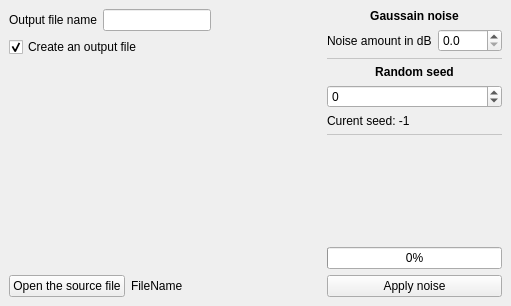
<?xml version="1.0" encoding="UTF-8"?>
<ui version="4.0">
 <class>MainWindow</class>
 <widget class="QMainWindow" name="MainWindow">
  <property name="geometry">
   <rect>
    <x>0</x>
    <y>0</y>
    <width>511</width>
    <height>306</height>
   </rect>
  </property>
  <property name="windowTitle">
   <string>MainWindow</string>
  </property>
  <property name="styleSheet">
   <string notr="true">QMainWindows{
	background-color: &quot;#808080&quot;;
}</string>
  </property>
  <widget class="QWidget" name="centralwidget">
   <property name="styleSheet">
    <string notr="true">QWidget{
	background-color: &quot;#808080&quot;;
}</string>
   </property>
   <layout class="QGridLayout" name="gridLayout_5">
    <item row="0" column="0">
     <layout class="QGridLayout" name="gridLayout_4">
      <item row="2" column="0">
       <layout class="QGridLayout" name="gridLayout">
        <item row="0" column="0">
         <widget class="QPushButton" name="openFile">
          <property name="maximumSize">
           <size>
            <width>160</width>
            <height>16777215</height>
           </size>
          </property>
          <property name="styleSheet">
           <string notr="true">background-color: &quot;#FFFFFF&quot;;</string>
          </property>
          <property name="text">
           <string>Open the source file</string>
          </property>
         </widget>
        </item>
        <item row="0" column="1">
         <widget class="QLabel" name="fileInfo">
          <property name="styleSheet">
           <string notr="true">color: &quot;#FFFFFF&quot;;</string>
          </property>
          <property name="text">
           <string>FileName</string>
          </property>
         </widget>
        </item>
       </layout>
      </item>
      <item row="2" column="1">
       <spacer name="horizontalSpacer">
        <property name="orientation">
         <enum>Qt::Horizontal</enum>
        </property>
        <property name="sizeHint" stdset="0">
         <size>
          <width>40</width>
          <height>20</height>
         </size>
        </property>
       </spacer>
      </item>
      <item row="1" column="0">
       <spacer name="verticalSpacer">
        <property name="orientation">
         <enum>Qt::Vertical</enum>
        </property>
        <property name="sizeHint" stdset="0">
         <size>
          <width>20</width>
          <height>40</height>
         </size>
        </property>
       </spacer>
      </item>
      <item row="0" column="2" rowspan="2">
       <layout class="QVBoxLayout" name="verticalLayout">
        <item>
         <widget class="QLabel" name="label_4">
          <property name="styleSheet">
           <string notr="true">color: &quot;#FFFFFF&quot;;</string>
          </property>
          <property name="text">
           <string>&lt;b&gt;Gaussain noise&lt;/b&gt;</string>
          </property>
          <property name="alignment">
           <set>Qt::AlignCenter</set>
          </property>
         </widget>
        </item>
        <item>
         <layout class="QHBoxLayout" name="horizontalLayout">
          <item>
           <widget class="QLabel" name="label_2">
            <property name="styleSheet">
             <string notr="true">color: &quot;#FFFFFF&quot;;</string>
            </property>
            <property name="text">
             <string>Noise amount in dB</string>
            </property>
           </widget>
          </item>
          <item>
           <widget class="QDoubleSpinBox" name="dBAmount">
            <property name="styleSheet">
             <string notr="true">background-color: &quot;#FFFFFF&quot;;</string>
            </property>
            <property name="decimals">
             <number>1</number>
            </property>
            <property name="maximum">
             <double>2048.000000000000000</double>
            </property>
            <property name="singleStep">
             <double>0.100000000000000</double>
            </property>
           </widget>
          </item>
         </layout>
        </item>
        <item>
         <widget class="QFrame" name="frame">
          <property name="enabled">
           <bool>false</bool>
          </property>
          <property name="minimumSize">
           <size>
            <width>0</width>
            <height>1</height>
           </size>
          </property>
          <property name="maximumSize">
           <size>
            <width>16777215</width>
            <height>1</height>
           </size>
          </property>
          <property name="styleSheet">
           <string notr="true">QFrame{
	background-color:rgb(255,255,255);
}</string>
          </property>
          <property name="frameShape">
           <enum>QFrame::StyledPanel</enum>
          </property>
          <property name="frameShadow">
           <enum>QFrame::Raised</enum>
          </property>
         </widget>
        </item>
        <item>
         <layout class="QVBoxLayout" name="verticalLayout_2">
          <item>
           <widget class="QLabel" name="label_3">
            <property name="styleSheet">
             <string notr="true">color: &quot;#FFFFFF&quot;;</string>
            </property>
            <property name="text">
             <string>&lt;b&gt;Random seed&lt;/b&gt;</string>
            </property>
            <property name="alignment">
             <set>Qt::AlignCenter</set>
            </property>
           </widget>
          </item>
          <item>
           <widget class="QSpinBox" name="randomSeed">
            <property name="styleSheet">
             <string notr="true">background-color: &quot;#FFFFFF&quot;;</string>
            </property>
            <property name="minimum">
             <number>-2147483647</number>
            </property>
            <property name="maximum">
             <number>2147384647</number>
            </property>
           </widget>
          </item>
          <item>
           <widget class="QLabel" name="currentSeed">
            <property name="styleSheet">
             <string notr="true">color: &quot;#FFFFFF&quot;;</string>
            </property>
            <property name="text">
             <string>Curent seed: -1</string>
            </property>
           </widget>
          </item>
         </layout>
        </item>
        <item>
         <widget class="QFrame" name="frame_2">
          <property name="enabled">
           <bool>false</bool>
          </property>
          <property name="minimumSize">
           <size>
            <width>0</width>
            <height>1</height>
           </size>
          </property>
          <property name="maximumSize">
           <size>
            <width>16777215</width>
            <height>1</height>
           </size>
          </property>
          <property name="styleSheet">
           <string notr="true">QFrame{
	background-color:rgb(255,255,255);
}</string>
          </property>
          <property name="frameShape">
           <enum>QFrame::StyledPanel</enum>
          </property>
          <property name="frameShadow">
           <enum>QFrame::Raised</enum>
          </property>
         </widget>
        </item>
        <item>
         <spacer name="verticalSpacer_2">
          <property name="orientation">
           <enum>Qt::Vertical</enum>
          </property>
          <property name="sizeHint" stdset="0">
           <size>
            <width>20</width>
            <height>40</height>
           </size>
          </property>
         </spacer>
        </item>
        <item>
         <widget class="QProgressBar" name="progressBar">
          <property name="styleSheet">
           <string notr="true">background-color: &quot;#FFFFFF&quot;; color: &quot;#FFFFFF&quot;;</string>
          </property>
          <property name="maximum">
           <number>128</number>
          </property>
          <property name="value">
           <number>0</number>
          </property>
         </widget>
        </item>
       </layout>
      </item>
      <item row="0" column="0">
       <layout class="QGridLayout" name="gridLayout_2">
        <item row="0" column="0">
         <widget class="QLabel" name="label">
          <property name="styleSheet">
           <string notr="true">color: &quot;#FFFFFF&quot;;</string>
          </property>
          <property name="text">
           <string>Output file name</string>
          </property>
         </widget>
        </item>
        <item row="0" column="1">
         <widget class="QLineEdit" name="outputFileName">
          <property name="styleSheet">
           <string notr="true">background-color: &quot;#FFFFFF&quot;;</string>
          </property>
         </widget>
        </item>
        <item row="1" column="0" colspan="2">
         <widget class="QCheckBox" name="createFile">
          <property name="enabled">
           <bool>true</bool>
          </property>
          <property name="minimumSize">
           <size>
            <width>170</width>
            <height>0</height>
           </size>
          </property>
          <property name="styleSheet">
           <string notr="true">color: &quot;#FFFFFF&quot;;</string>
          </property>
          <property name="text">
           <string>Create an output file</string>
          </property>
          <property name="checked">
           <bool>true</bool>
          </property>
          <property name="tristate">
           <bool>false</bool>
          </property>
         </widget>
        </item>
       </layout>
      </item>
      <item row="2" column="2">
       <layout class="QHBoxLayout" name="horizontalLayout_2">
        <item>
         <widget class="QPushButton" name="applNoise">
          <property name="minimumSize">
           <size>
            <width>100</width>
            <height>0</height>
           </size>
          </property>
          <property name="maximumSize">
           <size>
            <width>16777215</width>
            <height>16777215</height>
           </size>
          </property>
          <property name="styleSheet">
           <string notr="true">background-color: &quot;#FFFFFF&quot;;</string>
          </property>
          <property name="text">
           <string>Apply noise</string>
          </property>
         </widget>
        </item>
       </layout>
      </item>
     </layout>
    </item>
   </layout>
  </widget>
 </widget>
 <resources/>
 <connections/>
</ui>
